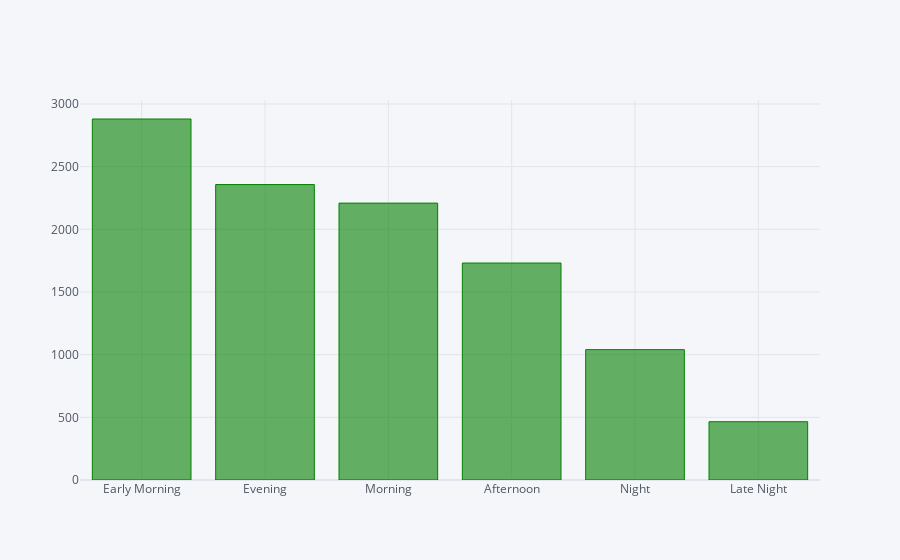

Here is the notebook cell this chart was saved with:
### Code cell
data['Dep_Time_hour'].apply(flight_departure_time).value_counts().iplot(kind='bar', color = 'green')

### Figure 1 — Plotly figure (JSON) as saved in the notebook; plotly's stock layout.template omitted (floating-point values rounded to 4 significant figures)
{"data": [{"marker": {"color": "rgba(0, 128, 0, 0.6)", "line": {"color": "rgba(0, 128, 0, 1.0)", "width": 1}}, "name": "count", "orientation": "v", "text": "", "type": "bar", "x": ["Early Morning", "Evening", "Morning", "Afternoon", "Night", "Late Night"], "y": [2880, 2357, 2209, 1731, 1040, 465]}], "layout": {"legend": {"bgcolor": "#F5F6F9", "font": {"color": "#4D5663"}}, "paper_bgcolor": "#F5F6F9", "plot_bgcolor": "#F5F6F9", "title": {"font": {"color": "#4D5663"}}, "xaxis": {"gridcolor": "#E1E5ED", "showgrid": true, "tickfont": {"color": "#4D5663"}, "title": {"font": {"color": "#4D5663"}, "text": ""}, "zerolinecolor": "#E1E5ED"}, "yaxis": {"gridcolor": "#E1E5ED", "showgrid": true, "tickfont": {"color": "#4D5663"}, "title": {"font": {"color": "#4D5663"}, "text": ""}, "zerolinecolor": "#E1E5ED"}}}
